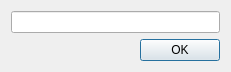
<?xml version="1.0" encoding="UTF-8"?>
<ui version="4.0">
 <class>CreateWidget</class>
 <widget class="QDialog" name="CreateWidget">
  <property name="geometry">
   <rect>
    <x>0</x>
    <y>0</y>
    <width>231</width>
    <height>69</height>
   </rect>
  </property>
  <property name="windowTitle">
   <string>Dialog</string>
  </property>
  <layout class="QVBoxLayout" name="verticalLayout">
   <item>
    <widget class="QLineEdit" name="leId"/>
   </item>
   <item>
    <widget class="QDialogButtonBox" name="buttonBox">
     <property name="orientation">
      <enum>Qt::Horizontal</enum>
     </property>
     <property name="standardButtons">
      <set>QDialogButtonBox::Ok</set>
     </property>
    </widget>
   </item>
  </layout>
 </widget>
 <resources/>
 <connections>
  <connection>
   <sender>buttonBox</sender>
   <signal>accepted()</signal>
   <receiver>CreateWidget</receiver>
   <slot>accept()</slot>
   <hints>
    <hint type="sourcelabel">
     <x>248</x>
     <y>254</y>
    </hint>
    <hint type="destinationlabel">
     <x>157</x>
     <y>274</y>
    </hint>
   </hints>
  </connection>
  <connection>
   <sender>buttonBox</sender>
   <signal>rejected()</signal>
   <receiver>CreateWidget</receiver>
   <slot>reject()</slot>
   <hints>
    <hint type="sourcelabel">
     <x>316</x>
     <y>260</y>
    </hint>
    <hint type="destinationlabel">
     <x>286</x>
     <y>274</y>
    </hint>
   </hints>
  </connection>
 </connections>
</ui>
